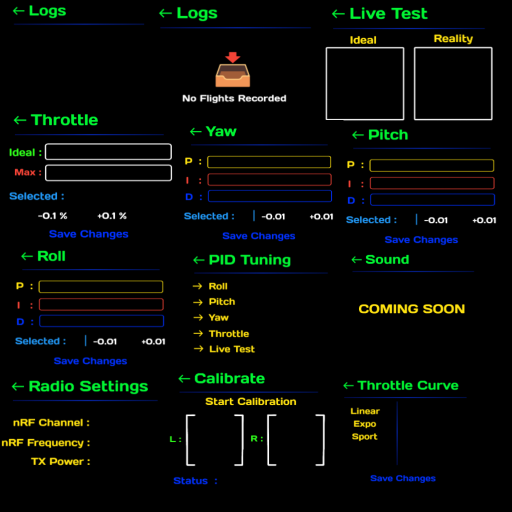
#> input picture Nova-OS/UI_Screens/20260608_152752.png, 1024 x 1024 px (shown at 1/2 size); its folder holds only this picture in this run
$ python -i png_to_raw-1.py   (imports and definitions only)
#> lines starting #> are read from the running program, lines starting #| are printed output that depends on the picture
from PIL import Image
import struct
import os

# ── Config ─────────────────────────────────
TARGET_W      = 320
TARGET_H      = 240
INPUT_FOLDER  = "screens_png"   # put all PNGs here
OUTPUT_FOLDER = "screens_raw"   # .raw files appear here
# ───────────────────────────────────────────

def png_to_raw(input_path, output_path):
#> called with input_path = 'UI_Screens/20260608_152752.png', output_path = 'out.png'
    img = Image.open(input_path).convert("RGB")

    # Resize if not already 320x240
    if img.size != (TARGET_W, TARGET_H):
        print(f"  Resizing {img.size} → {TARGET_W}x{TARGET_H}")
#|   Resizing (1024, 1024) → 320x240
        img = img.resize((TARGET_W, TARGET_H), Image.LANCZOS)
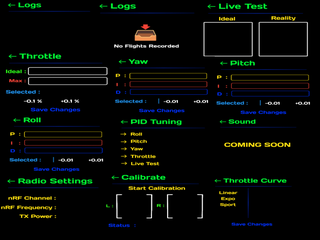
#> img: PIL image 320x240 RGB; mean R, G, B 7.3, 11, 7.7

    with open(output_path, 'wb') as out:
        # Header: width(2) + height(2)
        out.write(struct.pack('>HH', TARGET_W, TARGET_H))

        # Pixels row by row
        for y in range(TARGET_H):
            for x in range(TARGET_W):
                r, g, b = img.getpixel((x, y))
                c = ((r & 0xF8) << 8) | \
                    ((g & 0xFC) << 3) | \
                    (b >> 3)
                out.write(struct.pack('>H', c))

    size_kb = os.path.getsize(output_path) / 1024
    print(f"  ✅ {os.path.basename(output_path)}  ({size_kb:.1f} KB)")

# [44 lines left out: function convert_all, not called in this run]

# [1 line not run here, left out]

>>> result = png_to_raw('UI_Screens/20260608_152752.png', 'out.png')

$ run again, on Nova-OS/UI_Screens/20260608_153143.png
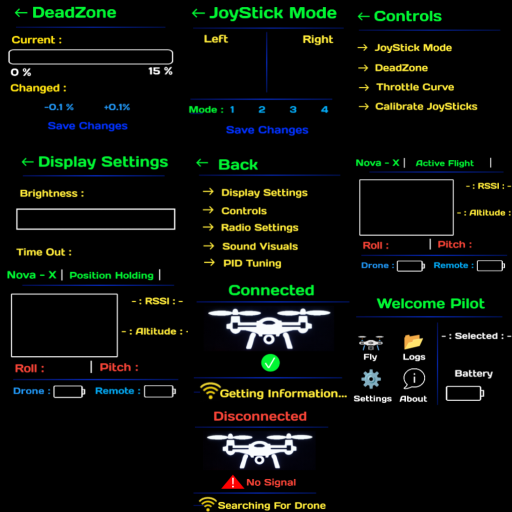
#> input picture Nova-OS/UI_Screens/20260608_153143.png, 1024 x 1024 px (shown at 1/2 size)
#|   Resizing (1024, 1024) → 320x240
#> in png_to_raw, `img = img.resize((TARGET_W, TARGET_H), Image.LANCZOS)`:
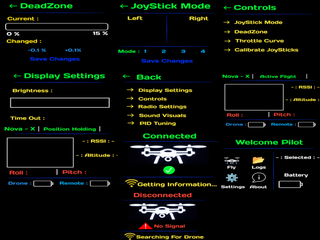
#> img: PIL image 320x240 RGB; mean R, G, B 12.1, 16, 11.4
